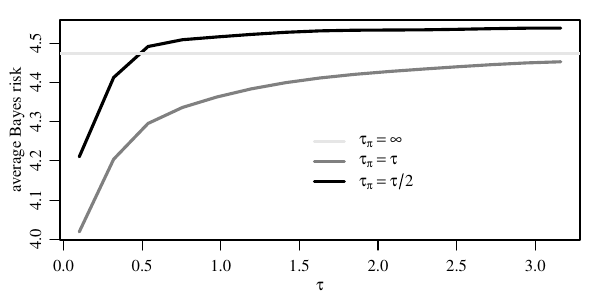

Write R code to recreate this figure.
source("FABlmPredict.R") 

set.seed(1)

n<-100
p<-75
sigma2<-1
alpha<-.1

X0<-matrix(rnorm(n*p),n,p)%*%matrix(rnorm(p*p),p,p)
X0<-sweep(X0,2,apply(X0,2,mean),"-") 
X0<-sweep(X0,2,apply(X0,2,sd),"/") 

taus<-seq(.1,sqrt(10),length=15) 

FRES1<-FRES2<-PRES<-NULL

for(tau in taus){

    fres1<-fres2<-pres<-NULL
    for(s in 1:2500){
      beta<-rnorm(p,0,tau) 
      mu<-X0%*%beta
      e<-rnorm(n)*sqrt(sigma2) 

      PR1<-FABlmPredict(1*mu+e,X0,X0,Psi=diag(p)*sigma2/tau^2,
                         sigmasplit=TRUE,alpha=alpha) 
      PR2<-FABlmPredict(2*mu+e,X0,X0,Psi=diag(p)*sigma2/tau^2,
                         sigmasplit=TRUE,alpha=alpha)  
      fres1<-c(fres1,mean(PR1$FAB[,2]-PR1$FAB[,1]))
      fres2<-c(fres2,mean(PR2$FAB[,2]-PR2$FAB[,1]))
      pres<-c(pres,mean(PR1$PIV[,2]-PR1$PIV[,1]))
      cat(s,tau," ",mean(fres1),mean(fres2)," ",mean(pres),"\n") 
    }
  FRES1<-cbind(FRES1,fres1)   
  FRES2<-cbind(FRES2,fres2) 
  PRES<-cbind(PRES,pres) 
} 


### calculate EPW without simulation
w0<-NULL 
iXX0<-solve(t(X0)%*%X0) 
for(i in 1:n){ w0<-c(w0,1+t(X0[i,])%*%iXX0%*%c(X0[i,])) }
EPR<-2*mean(sqrt(w0))*sqrt(sigma2)*qt(1-alpha/2,n-p)*
    (sqrt(2)*gamma((n-p+1)/2)/gamma((n-p)/2))/sqrt(n-p)

save(taus,FRES1,FRES2,PRES,file="lmSim.rdata") 




### plots 
frisk1mc<-apply(FRES1,2,mean) 
frisk2mc<-apply(FRES2,2,mean) 

frisk1<-smooth.spline(taus,isoreg(taus,frisk1mc)$yf,nknots=5)$y
frisk2<-smooth.spline(taus,isoreg(taus,frisk2mc)$yf,nknots=5)$y

pdf("fig4.pdf",height=3,width=6,family="Times") 
par(mar=c(3,3,1,1),mgp=c(1.75,.75,0))
plot(taus,frisk1,type="l",lwd=3,ylim=range(c(frisk1,frisk2)),
     xlab=expression(tau),ylab="average Bayes risk",col=gray(.5))
lines(taus,frisk2,lwd=3,col="black")  
#lines(taus,frisk1mc) 
#lines(taus,frisk2mc)
abline(h=EPR,lwd=3,col=gray(.9)) 
legend(1.5,4.3,lwd=3,col=c(gray(.9),gray(.5),"black"),
   legend=c(expression(tau[pi]==infinity),
            expression(tau[pi]==tau),
            expression(tau[pi]==tau/2 )),bty="n") 
dev.off()





